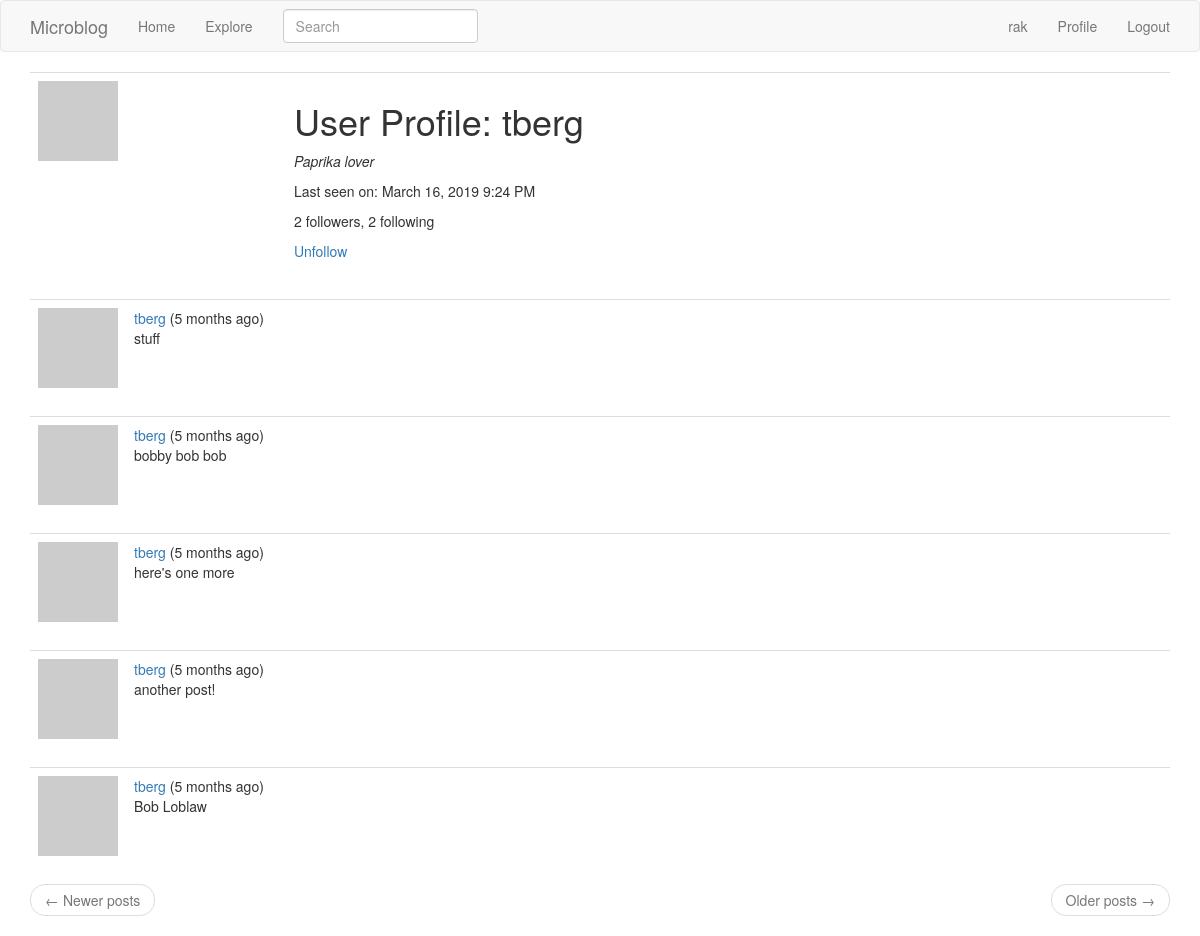
Screenshot of /user/tberg (signed in) with the database file from the repository.
### app/models.py (models this page shows, shortened)
class User(UserMixin, db.Model):
    id = db.Column(db.Integer, primary_key=True)
    username = db.Column(db.String(32), index=True, unique=True)
    email = db.Column(db.String(128), index=True, unique=True)
    password_hash = db.Column(db.String(128))
    posts = db.relationship('Post', backref='author', lazy='dynamic')
    about_me = db.Column(db.String(140))
    last_seen = db.Column(db.DateTime, default=datetime.utcnow)
    followed = db.relationship(
        'User', secondary=followers,
        primaryjoin=(followers.c.follower_id == id),  # the 'c' attribute of any table contains its columns
        secondaryjoin=(followers.c.followed_id == id),
        backref=db.backref('followers', lazy='dynamic'),
        lazy='dynamic')
    def avatar(self, size):
        digest = md5(self.email.lower().encode('utf-8')).hexdigest()  # returns a string hex code
        return 'https://www.gravatar.com/avatar/{}?s={}&d=identicon'.format(digest, size)
    def is_following(self, user):
        return self.followed.filter(followers.c.followed_id == user.id).count() > 0

class SearchableMixin(object):
    @classmethod
    def before_commit(cls, session):
        session._changes = {
            'add': [obj for obj in session.new if isinstance(obj, cls)],
            'update': [obj for obj in session.dirty if isinstance(obj, cls)],
            'delete': [obj for obj in session.deleted if isinstance(obj, cls)],
            }
    @classmethod
    def after_commit(cls, session):
        for obj in session._changes['add']:
            if isinstance(obj, SearchableMixin):
                add_to_index(obj.__tablename__, obj)
        for obj in session._changes['update']:
            if isinstance(obj, SearchableMixin):
                add_to_index(obj.__tablename__, obj)
        for obj in session._changes['delete']:
            if isinstance(obj, SearchableMixin):
                remove_from_index(obj.__tablename__, obj)
        session._changes = None

class Post(SearchableMixin, db.Model):
    __searchable__ = ['body']
    id = db.Column(db.Integer, primary_key=True)
    body = db.Column(db.String(140))
    timestamp = db.Column(db.DateTime, index=True, default=datetime.utcnow)
    user_id = db.Column(db.Integer, db.ForeignKey('user.id'))
    language = db.Column(db.String(5))

### app/main/routes.py (the view)
@bp.route('/user/<username>')
@login_required
def user(username):
    user = User.query.filter_by(username=username).first_or_404()  # if user isn't found, return a 404 error
    page = request.args.get('page', 1, type=int)
    posts = user.posts.order_by(Post.timestamp.desc()).paginate(page, current_app.config['POSTS_PER_PAGE'], False)
    next_url = url_for('main.user', username=user.username, page=posts.next_num) if posts.has_next else None
    prev_url = url_for('main.user', username=user.username, page=posts.prev_num) if posts.has_prev else None
    return render_template('user.html', user=user, posts=posts.items, next_url=next_url, prev_url=prev_url)

### app/main/forms.py
class SearchForm(FlaskForm):
    q = StringField(_l('Search'), validators=[DataRequired()])
    def __init__(self, *args, **kwargs):
        if 'formdata' not in kwargs:
            kwargs['formdata'] = request.args
        if 'csrf_enabled' not in kwargs:
            kwargs['csrf_enabled'] = False
        super(SearchForm, self).__init__(*args, **kwargs)

### app/main/routes.py (called while the page is built)
@bp.before_app_request
def before_request():
    if current_user.is_authenticated:
        current_user.last_seen = datetime.utcnow()
        db.session.commit()
        g.search_form = SearchForm()
    g.locale = str(get_locale())
    if current_app.elasticsearch:  # is elasticsearch running/enabled?
        if len(current_app.elasticsearch.indices.get_alias().keys()) < 1:
            Post.reindex()

### app/models.py (called while the page is built)
@login.user_loader
def load_user(id):
    return User.query.get(int(id))

### app/templates/user.html
{% extends "base.html" %}
{% block app_content %}
    <table class="table table-hover" id="user_profile_header">
        <tr>
            <td width="256px"><img src="{{ user.avatar(200) }}"></td>
            <td>
                <h1>{{ _('User Profile') }}: {{ user.username }}</h1>
                {% if user.about_me %}
                    <p>
                        <i>{{ user.about_me }}</i>
                    </p>
                {% endif %}
                {% if user.last_seen %}
                    <p>{{ _('Last seen on:') }} {{ moment(user.last_seen).format('LLL') }}</p>
                {% endif %}
                <p>
                    {{ _('%(count)d followers', count=user.followers.count()) }},
                    {{ _('%(count)d following', count=user.followed.count()) }}
                </p>
                {% if user == current_user %}
                    <p><a href="{{ url_for('main.edit_profile') }}">{{ _('Edit your profile') }}</a></p>
                {% elif not current_user.is_following(user) %}
                    <p><a href="{{ url_for('main.follow', username=user.username) }}">{{ _('Follow') }}</a></p>
                {% else %}
                    <p><a href="{{ url_for('main.unfollow', username=user.username) }}">{{ _('Unfollow') }}</a></p>
                {% endif %}
            </td>
        </tr>
    </table>
    {% for post in posts %}
        {% include '_post.html' %}
    {% endfor %}
    <nav aria-label="...">
        <ul class="pager">
            <li class="previous{% if not prev_url %} disabled{% endif %}">
                <a href="{{ prev_url or '#' }}">
                    <span aria-hidden="true">&larr;</span> {{ _('Newer posts') }}
                </a>
            </li>
            <li class="next{% if not next_url %} disabled{% endif %}">
                <a href="{{ next_url or '#' }}">
                    {{ _('Older posts') }} <span aria-hidden="true">&rarr;</span>
                </a>
            </li>
        </ul>
    </nav>
{% endblock %}

### app/templates/base.html (shortened to what this page needs)
{% extends 'bootstrap/base.html' %}
{% block navbar %}
    <nav class="navbar fixed-top navbar-default">
        <div class="container">
            <a class="navbar-brand" href="{{ url_for('main.index') }}">Microblog</a>
            <ul class="nav navbar-nav">
                <li><a href="{{ url_for('main.index') }}">{{ _('Home') }}</a></li>
                <li><a href="{{ url_for('main.explore') }}">{{ _('Explore') }}</a></li>
            </ul>
            {% if g.search_form %}
                <form class="navbar-form navbar-left" method="GET" action="{{ url_for('main.search') }}">
                    <div class="form-group">
                        {{ g.search_form.q(size=20, class='form-control', id='searchbox', placeholder=g.search_form.q.label.text) }}
                    </div>
                </form>
            {% endif %}
            <ul class="nav navbar-nav navbar-right">
                {% if current_user.is_anonymous %}
                    <li><a href="{{ url_for('auth.login') }}">{{ _('Login') }}</a></li>
                {% else %}
                    <li><a href="{{ url_for('main.user', username=current_user.username) }}">{{ current_user.username }}</a></li>
                    <li><a href="{{ url_for('main.user', username=current_user.username) }}">{{ _('Profile') }}</a></li>
                    <li><a href="{{ url_for('auth.logout') }}">{{ _('Logout') }}</a></li>
                {% endif %}
            </ul>
        </div>
    </nav>
{% endblock %}
{% block content %}
    <div class="container">
        {% block app_content %}{% endblock %}
    </div>
{% endblock %}

### app/templates/_post.html (shortened to what this page needs)
<table class="table table-hover">
    <tr>
        <td width="70px">
            <a href="{{ url_for('main.user', username=post.author.username) }}">
                <img src="{{ post.author.avatar(70) }}" />
            </a>
        </td>
        <td>
            {{ _('%(username)s (%(when)s)', username=user_link, when=moment(post.timestamp).fromNow()) }}
            <br>
            <span id="post{{ post.id }}">{{ post.body }}</span>
        </td>
    </tr>
</table>

### rows the page displays
User: username "rak"
User: username "tberg", about_me "Paprika lover", last_seen "March 16, 2019 9:24 PM"
Post: body "stuff"
Post: body "bobby bob bob"
Post: body "here's one more"
Post: body "another post!"
Post: body "Bob Loblaw"
